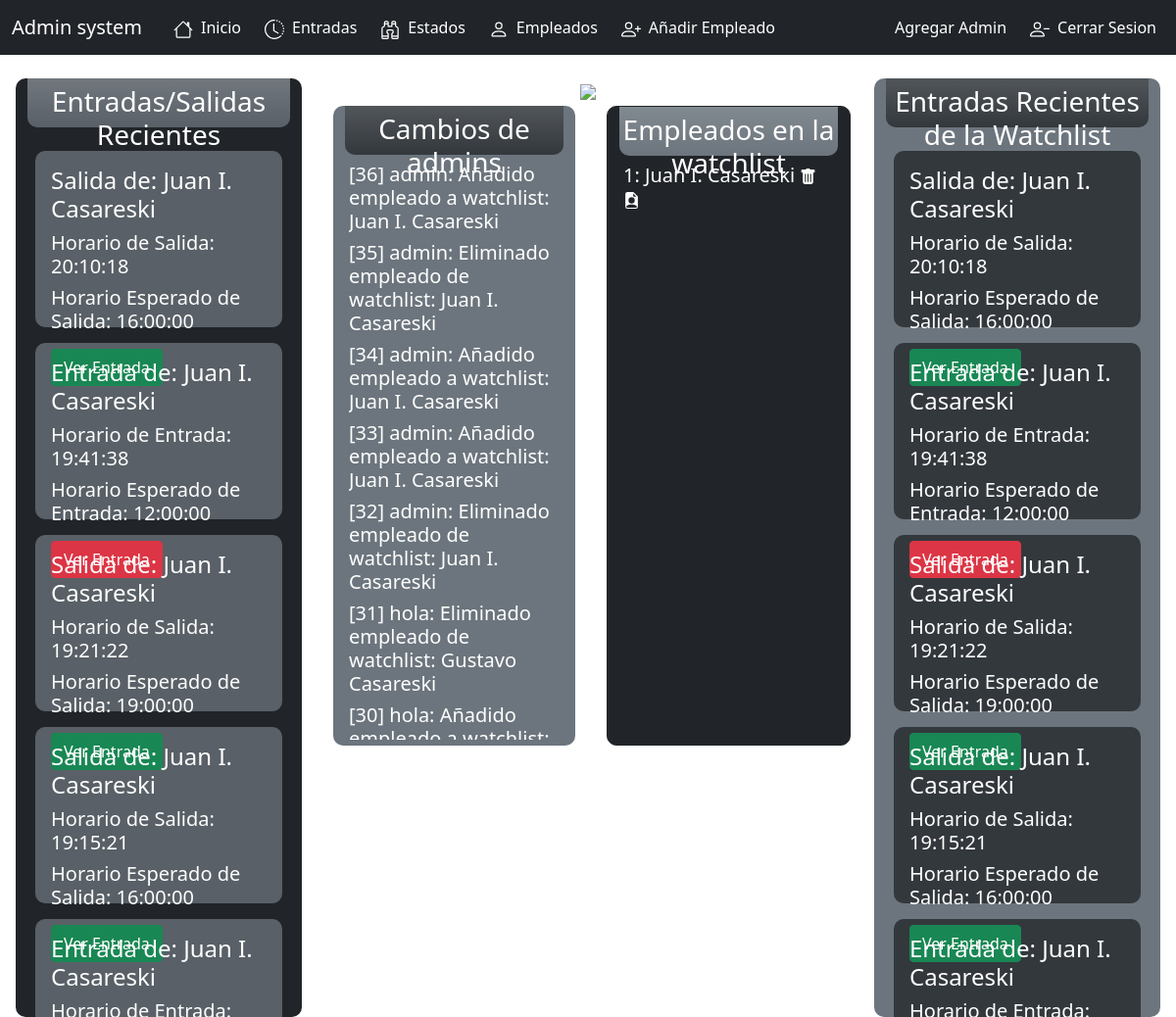
The app's page /dashboard (signed in) with its own data.
### tables this page shows
CREATE TABLE EmployeeIO(
        ID INTEGER PRIMARY KEY AUTOINCREMENT,
        EmployeeName TEXT,
        EmployeeID INTEGER,
        Date DATE,
        Time TIME,
        ExpectedCheckIn TIME,
        EstimatedCheckOut TIME,
        Temperature REAL,
        InOut TEXT
        );

CREATE TABLE AdminChanges(
        ID INTEGER PRIMARY KEY AUTOINCREMENT,
        AdminName TEXT,
        Change TEXT,
        Time TIME,
        Day DATE
        );

CREATE TABLE Employees(
        ID INTEGER PRIMARY KEY AUTOINCREMENT,
        Name TEXT,
        Surname TEXT,
        Email TEXT,
        PhoneNumber TEXT,
        Address TEXT,
        ZipCode TEXT,
        Position TEXT
        );

CREATE TABLE WatchlistIO(
        ID INTEGER PRIMARY KEY AUTOINCREMENT,
        EmployeeName TEXT,
        EmployeeID INTEGER,
        Date DATE,
        Time TIME,
        ExpectedCheckIn TIME,
        EstimatedCheckOut TIME,
        Temperature REAL,
        InOut TEXT,
        AdminName TEXT
        );

### main.py (the view)
@app.route("/dashboard")
def dashboard():
    adminName = session['username']
    n = 100
    return render_template("index.html", entradas = getNInOut(n), entradasPrioritarias = getInOutFromWatchlist(adminName, n), empleadosVigilados = getEmployeesInWatchListFrom(adminName), cambiosAdmins = getAdminChanges(n))

### SQLFunctions.py (called while the page is built)
def getEmployeeData(idEmpleado):
    cursor.execute(f"SELECT * FROM Employees WHERE id='{idEmpleado}'")
    return cursor.fetchall()

def getNInOut(n):
    cursor.execute("SELECT * FROM EmployeeIO ORDER BY id DESC")
    return cursor.fetchmany(n)

def getInOutFromWatchlist(nombreAdmin, n):
    cursor.execute(f"SELECT ID, EmployeeName, EmployeeID, Date, Time, ExpectedCheckIn, EstimatedCheckOut, Temperature, InOut FROM WatchlistIO WHERE AdminName='{nombreAdmin}' ORDER BY id DESC")
    return cursor.fetchmany(n)

def getEmployeesInWatchListFrom(nombreAdmin):
    cursor.execute(f"SELECT EmployeeID FROM Watchlists WHERE AdminName='{nombreAdmin}'")
    empleados = cursor.fetchall()
    r = []
    for empleado in empleados:
        r.append(getEmployeeData(empleado[0])[0])
    return r

def getAdminChanges(n):
    cursor.execute("SELECT * FROM AdminChanges ORDER BY ID DESC")
    return cursor.fetchmany(n)

### main.py (called while the page is built)
@app.before_request
def before_request():
    if 'username' not in session and (request.endpoint != 'login'): # or request.endpoint != 'index'
        return redirect(url_for('login'))

### templates/index.html
{% extends "base.html" %} {% block content %}
<div class="container-fluid">
    <div class="row m-1" style="height:950px;">
        <div class="col bg-dark" style="border-radius: 10px">
            <div class="bg-secondary bg-opacity-75 text-white h3 text-center bg-gradient" style="height: 50px; border-radius: 0 0 10px 10px; padding-top:7px;">
                <h3>Entradas/Salidas Recientes</h3>
            </div>
            <div class="overflow-auto" style="height:900px;">
                {% for id, name, _, _, time, expectedCheckin, expectedCheckout, temperature, inOut in entradas %}
                    <div class="my-3 mx-2 bg-secondary bg-opacity-75 text-white p-3" style="height:180px; border-radius:10px;">
                        <h4 class="">{{ "Entrada" if inOut == 'In' else "Salida" }} de: {{ name }}</h4>
                        <p class="h5">Horario de {{ "Entrada" if inOut == 'In' else "Salida" }}: {{ time }}</p>
                        <p class="h5">Horario Esperado de {{ "Entrada" if inOut == 'In' else "Salida" }}: {{ expectedCheckin if inOut == 'In' else expectedCheckout }}</p>
                        <a class="my-2 btn {{ 'btn-success' if ((time <= expectedCheckin) if inOut == 'In' else (time >= expectedCheckout)) else 'btn-danger' }}" href="{{ url_for('entrada', idEntrada=id) }}">Ver Entrada </a>
                    </div>
                {% endfor %}
            </div>
        </div>
        <div class="col-6">
            <div class="row">
                <div class="col text-center" >
                    <img src="{{ url_for('static', filename='photos/background.jpg') }}" style="height:300px">
                </div>
                <div class="row m-1 pb-0" style="height:450px;">
                    <div class="col bg-secondary mx-3" style="border-radius:10px">
                        <div class="bg-dark bg-opacity-75 text-white h3 text-center bg-gradient" style="height: 50px; border-radius: 0 0 10px 10px; padding-top:7px;">
                            <h3>Cambios de admins</h3>
                        </div>
                        <div class="text-white m-1 overflow-auto" style="height:589px;">
                            {% for id, adminName, change, time, day in cambiosAdmins %}
                                <p class="h5">
                                    [{{ id }}] {{ adminName }}: {{ change }}
                                </p>
                            {% endfor %}
                        </div>
                    </div>
                    <div class="col bg-dark mx-3    border border-dark" style="border-radius: 10px">
                        <div class="bg-secondary text-white h3 text-center bg-gradient" style="height: 50px; border-radius: 0 0 10px 10px; padding-top: 7px;">
                            <h3>Empleados en la watchlist</h3>
                        </div>
                        <div class="text-white m-1 overflow-auto" style="height:589px;">
                            {% for id, first, last, email, num, addr, zip, role in empleadosVigilados %}
                            <p class="h5">
                                {{ id }}: {{ first }} {{ last }}
                                <a href="{{ url_for('eliminarEmpleadoDeWatchlist', idEmpleado=id) }}">
                                    <img src="{{ url_for('static', filename='icons/trash-fill.svg') }}" style="filter:invert(1); height:17px;"></a>
                                <a href="{{ url_for('empleado', idEmpleado=id) }}">
                                    <img src="{{ url_for('static', filename='icons/file-earmark-person-fill.svg') }}" style="filter:invert(1); height:17px;">
                                </a>
                            </p>
                            {% endfor %}
                        </div>
                    </div>
                </div>
            </div>
        </div>
        <div class="col bg-secondary" style="border-radius: 10px">
            <div class="bg-dark bg-opacity-75 text-white h3 text-center bg-gradient" style="height: 50px; border-radius: 0 0 10px 10px; padding-top:7px;">
                <h3>Entradas Recientes de la Watchlist</h3>
            </div>
            <div class="overflow-auto"  style="height: 900px;">
                {% for id, name, _, _, time, expectedCheckin, expectedCheckout, temperature, inOut in entradasPrioritarias %}
                    <div class="my-3 mx-2 bg-dark bg-opacity-75 text-white p-3" style="height:180px; border-radius:10px;">
                        <h4 class="">{{ "Entrada" if inOut == 'In' else "Salida" }} de: {{ name }}</h4>
                        <p class="h5">Horario de {{ "Entrada" if inOut == 'In' else "Salida" }}: {{ time }}</p>
                        <p class="h5">Horario Esperado de {{ "Entrada" if inOut == 'In' else "Salida" }}: {{ expectedCheckin if inOut == 'In' else expectedCheckout }}</p>
                        <a class="my-2 btn {{ 'btn-success' if ((time <= expectedCheckin) if inOut == 'In' else (time >= expectedCheckout)) else 'btn-danger' }}" href="{{ url_for('entrada', idEntrada=id) }}">Ver Entrada</a>
                    </div>
                {% endfor %}
            </div>
        </div>
    </div>
</div>
{% endblock %}

### records on screen
EmployeeIO: InOut "Salida", EmployeeName "Juan I. Casareski", Time "20:10:18", InOut+EstimatedCheckOut "16:00:00"
EmployeeIO: InOut "Entrada", EmployeeName "Juan I. Casareski", Time "19:41:38", InOut+ExpectedCheckIn "12:00:00"
EmployeeIO: InOut "Salida", EmployeeName "Juan I. Casareski", Time "19:21:22", InOut+EstimatedCheckOut "19:00:00"
EmployeeIO: InOut "Salida", EmployeeName "Juan I. Casareski", Time "19:15:21", InOut+EstimatedCheckOut "16:00:00"
EmployeeIO: InOut "Entrada", EmployeeName "Juan I. Casareski"
AdminChanges: ID "36", AdminName "admin", Change "Añadido empleado a watchlist: Juan I. Casareski"
AdminChanges: ID "35", AdminName "admin", Change "Eliminado empleado de watchlist: Juan I. Casareski"
AdminChanges: ID "34", AdminName "admin", Change "Añadido empleado a watchlist: Juan I. Casareski"
AdminChanges: ID "33", AdminName "admin", Change "Añadido empleado a watchlist: Juan I. Casareski"
AdminChanges: ID "32", AdminName "admin", Change "Eliminado empleado de watchlist: Juan I. Casareski"
AdminChanges: ID "31", AdminName "hola", Change "Eliminado empleado de watchlist: Gustavo Casareski"
AdminChanges: ID "30", AdminName "hola", Change "Añadido…"
Employees: ID "1", Name "Juan I.", Surname "Casareski"
WatchlistIO: InOut "Salida", EmployeeName "Juan I. Casareski", Time "20:10:18", InOut+EstimatedCheckOut "16:00:00"
WatchlistIO: InOut "Entrada", EmployeeName "Juan I. Casareski", Time "19:41:38", InOut+ExpectedCheckIn "12:00:00"
WatchlistIO: InOut "Salida", EmployeeName "Juan I. Casareski", Time "19:21:22", InOut+EstimatedCheckOut "19:00:00"
WatchlistIO: InOut "Salida", EmployeeName "Juan I. Casareski", Time "19:15:21", InOut+EstimatedCheckOut "16:00:00"
WatchlistIO: InOut "Entrada", EmployeeName "Juan I. Casareski"
